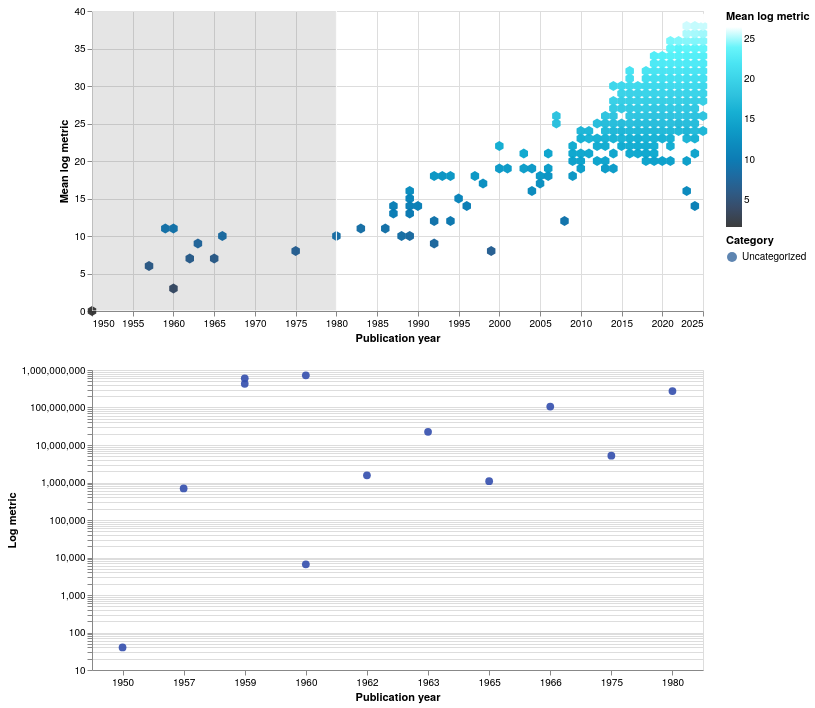

Source (Vega-Lite JSON):
### Vega-Lite specification from a JSON file in a GitHub repository (floating-point values rounded to 4 significant figures; data arrays with more than 128 entries replaced by an {"elided": "..."} marker saying what was removed)
{"config": {"view": {"continuousWidth": 300, "continuousHeight": 300}, "font": "Helvetica Neue"}, "vconcat": [{"layer": [{"data": {"name": "data-d5c8fd385c7a63cf1041109634edce62"}, "mark": {"type": "rect", "color": "#7EC6E3", "opacity": 0.15}, "encoding": {"x": {"field": "start", "type": "quantitative"}, "x2": {"field": "end"}, "y": {"value": 0}, "y2": {"value": 300}}, "transform": [{"filter": {"param": "show_dl_era"}}]}, {"data": {"name": "data-f80c3a47833a346ad6cdd2bd8ee7e16e"}, "mark": {"type": "text", "align": "left", "baseline": "bottom", "color": "black", "dx": 40, "dy": 5, "fontSize": 12, "fontWeight": "bold"}, "encoding": {"text": {"field": "label", "type": "nominal"}, "x": {"field": "start", "type": "quantitative"}, "y": {"value": 290}}, "transform": [{"filter": {"param": "show_dl_era"}}]}, {"data": {"name": "data-38163c590cee77754c0985e7d2a3054c"}, "mark": {"type": "point", "shape": "M0,-2.3094010768L2,-1.1547005384 2,1.1547005384 0,2.3094010768 -2,1.1547005384 -2,-1.1547005384Z", "size": 18, "stroke": "black", "strokeWidth": 0}, "encoding": {"fill": {"field": "y_field", "scale": {"scheme": "darkblue"}, "title": "Mean log metric", "type": "quantitative"}, "opacity": {"condition": [{"param": "param_2", "value": 0.95, "empty": true}], "value": 0.3}, "tooltip": [{"field": "year", "title": "Year", "type": "quantitative"}, {"field": "y_field", "format": ".2f", "title": "Mean log metric", "type": "quantitative"}], "x": {"axis": {"format": "d", "title": "Publication year"}, "field": "year", "type": "quantitative"}, "y": {"axis": {"title": "Mean log metric"}, "field": "y_pos", "type": "quantitative"}}, "name": "view_1", "transform": [{"calculate": "if((y_axis_select === 'compute'),datum.mean_log_compute,if((y_axis_select === 'params'),datum.mean_log_params,if((y_axis_select === 'power'),datum.mean_log_pd,if((y_axis_select === 'time'),datum.mean_log_time,datum.mean_log_cost))))", "as": "y_field"}]}], "encoding": {"x": {"scale": {"domain": [1950.0, 2025.0]}}}, "height": 300, "resolve": {"scale": {"color": "independent"}}, "width": "container"}, {"layer": [{"mark": {"type": "circle", "opacity": 0.7, "size": 60}, "encoding": {"color": {"condition": {"test": "(category_select !== 'None')", "field": "category_field", "legend": {"title": "Category"}, "type": "nominal"}, "value": "#334EAD"}, "opacity": {"condition": [{"param": "param_3", "value": 0.9}], "value": 0.2}, "tooltip": [{"field": "model", "title": "Model", "type": "nominal"}, {"field": "publication_date", "title": "Publication date", "type": "temporal"}, {"field": "organization", "title": "Organization", "type": "nominal"}, {"field": "country", "title": "Country", "type": "nominal"}, {"field": "training_compute_(flop)", "title": "Training compute", "type": "quantitative"}, {"field": "parameters", "title": "Parameters", "type": "quantitative"}, {"field": "training_power_draw_(w)", "title": "Power draw", "type": "quantitative"}, {"field": "training_time_(hours)", "title": "Compute cost (USD)", "type": "quantitative"}, {"field": "training_compute_cost_(2023_usd)", "title": "Training time (hours)", "type": "quantitative"}], "x": {"axis": {"labelAngle": 0}, "field": "year", "title": "Publication year", "type": "ordinal"}, "y": {"field": "y_field", "scale": {"type": "log"}, "title": "Log metric", "type": "quantitative"}}, "name": "view_2", "transform": [{"calculate": "if((y_axis_select === 'compute'),datum['training_compute_(flop)'],if((y_axis_select === 'params'),datum['parameters'],if((y_axis_select === 'power'),datum['training_power_draw_(w)'],if((y_axis_select === 'time'),datum['training_time_(hours)'],datum['training_compute_cost_(2023_usd)']))))", "as": "y_field"}, {"calculate": "datum[category_select] || 'Uncategorized'", "as": "category_field"}, {"filter": {"param": "brush"}}]}, {"mark": {"type": "text", "align": "left", "dx": 7, "dy": -3, "fontSize": 10}, "encoding": {"color": {"condition": {"test": "(category_select !== 'None')", "field": "category_field", "legend": {"title": "Category"}, "type": "nominal"}, "value": "#334EAD"}, "text": {"condition": {"test": "(test(regexp(param_1,'i'),datum.model) && (param_1 !== ''))", "field": "model", "type": "nominal"}, "value": ""}, "tooltip": [{"field": "model", "title": "Model", "type": "nominal"}, {"field": "publication_date", "title": "Publication date", "type": "temporal"}, {"field": "organization", "title": "Organization", "type": "nominal"}, {"field": "country", "title": "Country", "type": "nominal"}, {"field": "training_compute_(flop)", "title": "Training compute", "type": "quantitative"}, {"field": "parameters", "title": "Parameters", "type": "quantitative"}, {"field": "training_power_draw_(w)", "title": "Power draw", "type": "quantitative"}, {"field": "training_time_(hours)", "title": "Compute cost (USD)", "type": "quantitative"}, {"field": "training_compute_cost_(2023_usd)", "title": "Training time (hours)", "type": "quantitative"}], "x": {"axis": {"labelAngle": 0}, "field": "year", "title": "Publication year", "type": "ordinal"}, "y": {"field": "y_field", "scale": {"type": "log"}, "title": "Log metric", "type": "quantitative"}}, "transform": [{"calculate": "if((y_axis_select === 'compute'),datum['training_compute_(flop)'],if((y_axis_select === 'params'),datum['parameters'],if((y_axis_select === 'power'),datum['training_power_draw_(w)'],if((y_axis_select === 'time'),datum['training_time_(hours)'],datum['training_compute_cost_(2023_usd)']))))", "as": "y_field"}, {"calculate": "datum[category_select] || 'Uncategorized'", "as": "category_field"}, {"filter": {"param": "brush"}}]}], "data": {"name": "data-4f30eeaa1c37949eda175d25867849d0"}, "height": 300, "resolve": {"scale": {"color": "shared"}}, "width": "container"}], "params": [{"name": "y_axis_select", "bind": {"input": "select", "options": ["compute", "params", "power", "time", "cost"], "labels": ["Training compute (FLOPs)", "Trainable parameters", "Power draw", "Training time", "Training cost"], "name": "Y-axis: "}, "value": "compute"}, {"name": "brush", "select": {"type": "interval", "encodings": ["x"]}, "value": {"x": [1950, 1980]}, "views": ["view_1"]}, {"name": "param_2", "select": {"type": "point", "fields": ["year"], "on": "click"}, "views": ["view_1", "view_2"]}, {"name": "show_dl_era", "bind": {"input": "checkbox", "name": "Show deep learning era "}, "value": false}, {"name": "param_3", "select": {"type": "point", "fields": ["category_field"]}, "bind": "legend", "views": ["view_2"]}, {"name": "category_select", "bind": {"input": "radio", "options": ["None", "domain_top4", "country_top8", "org_top5", "model_accessibility"], "labels": ["None", "Domain", "Country", "Organization type", "Model accessibility"], "name": "Categorize models: "}, "value": "None"}, {"name": "param_1", "bind": {"input": "search", "name": "Find a model: ", "placeholder": "Model name"}, "value": ""}], "$schema": "https://vega.github.io/schema/vega-lite/v5.20.1.json", "datasets": {"data-d5c8fd385c7a63cf1041109634edce62": [{"start": 2010, "end": 2025}], "data-f80c3a47833a346ad6cdd2bd8ee7e16e": [{"start": 2010, "end": 2025, "label": "Deep Learning Era"}], "data-38163c590cee77754c0985e7d2a3054c": {"elided": "230 records"}, "data-4f30eeaa1c37949eda175d25867849d0": {"elided": "1337 records"}}}
